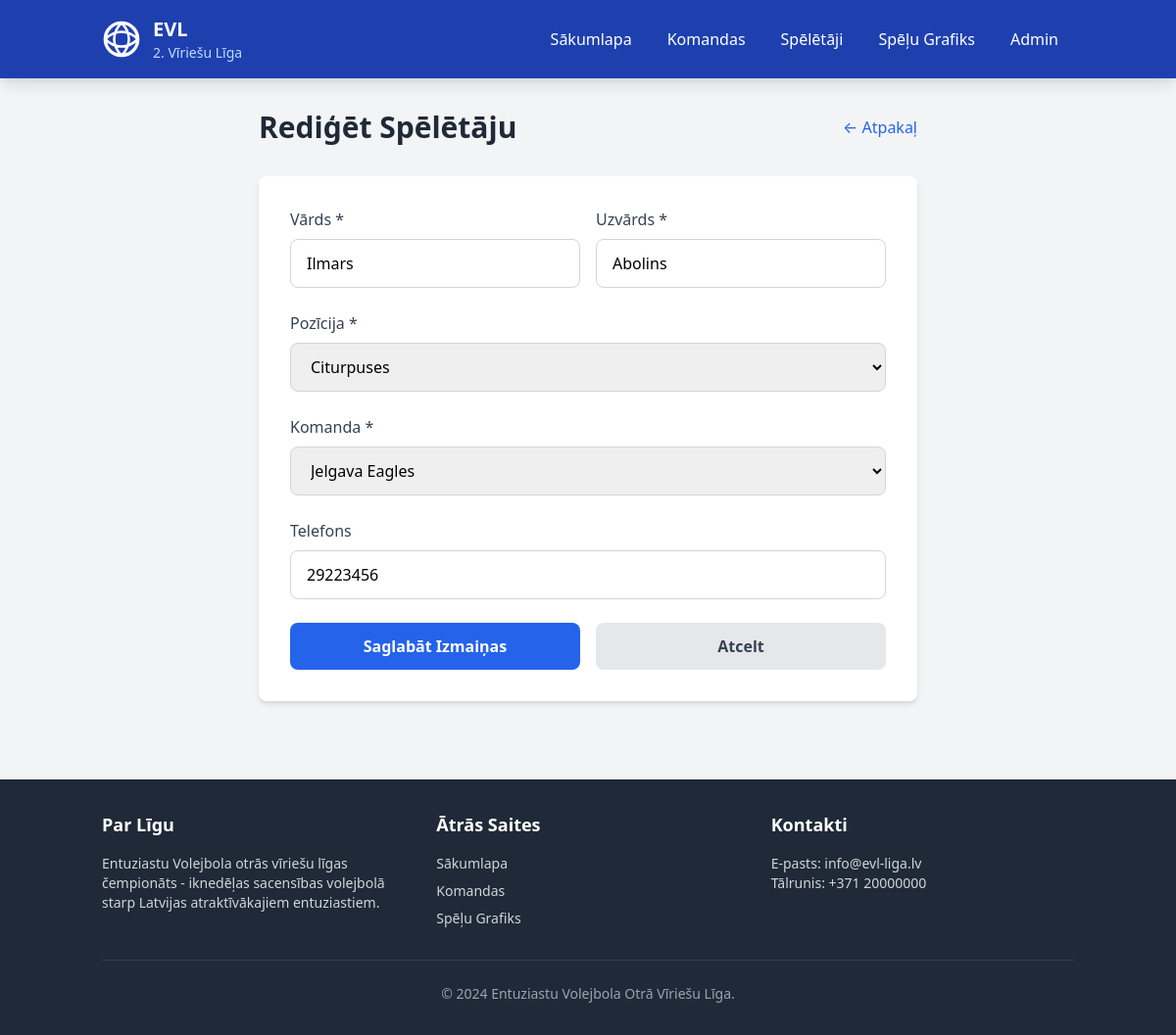
The page /admin/players/edit/11 on the database as committed earlier.
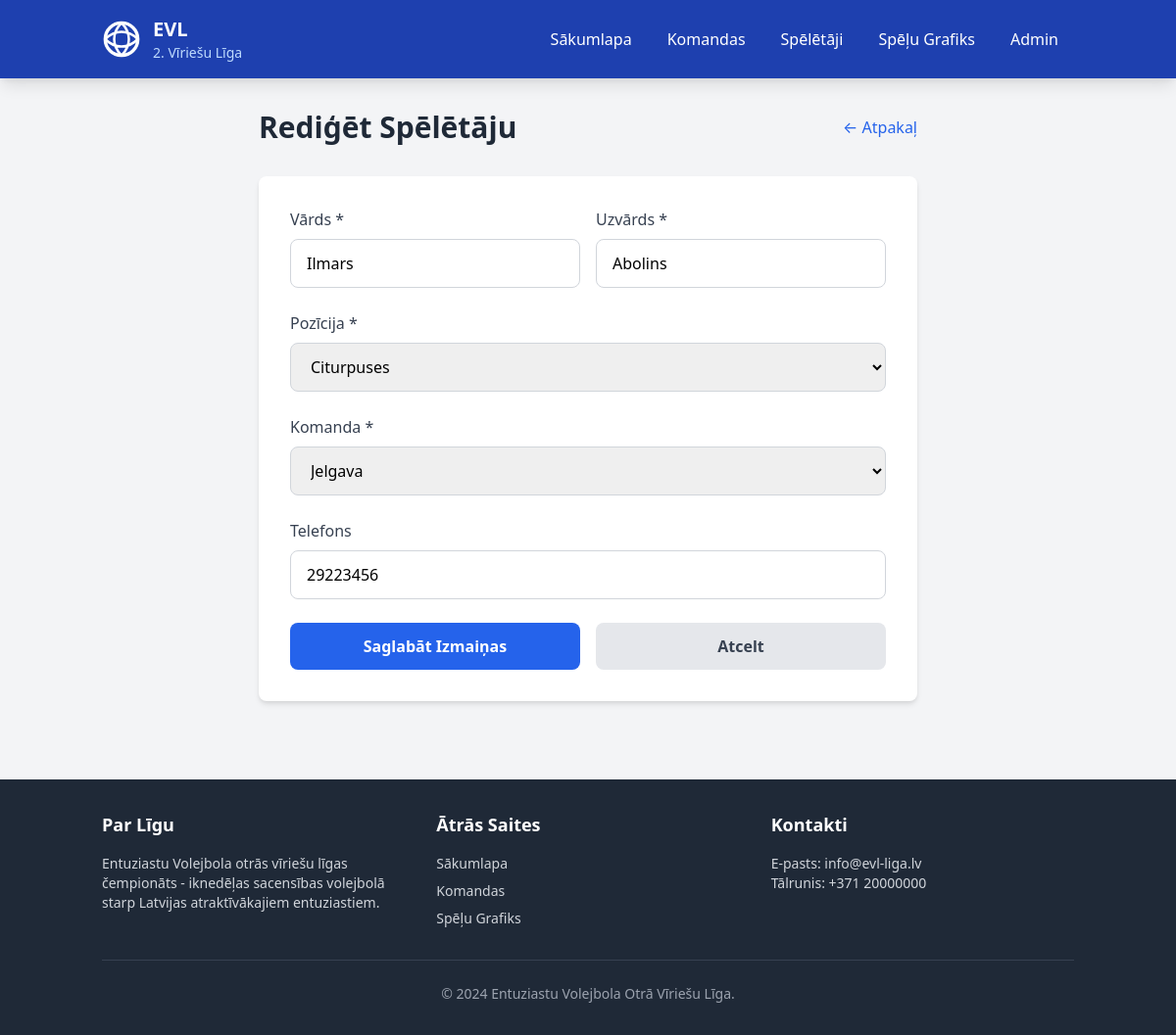
The same page on the database as committed later.
### tables this page shows
CREATE TABLE players (
	id INTEGER PRIMARY KEY AUTOINCREMENT,
	first_name TEXT NOT NULL,
	last_name TEXT NOT NULL,
	"position" TEXT NOT NULL,
	team_id INTEGER,
	phone TEXT,
	CONSTRAINT FK_players_teams FOREIGN KEY (team_id) REFERENCES teams(id)
);

CREATE TABLE teams (
	id INTEGER PRIMARY KEY AUTOINCREMENT,
	name TEXT NOT NULL,
	logo TEXT DEFAULT ('/static/volleyball.svg'),
	played INTEGER DEFAULT (0),
	won INTEGER DEFAULT (0),
	lost INTEGER DEFAULT (0),
	points INTEGER DEFAULT (0),
	sets_won INTEGER DEFAULT (0),
	sets_lost INTEGER DEFAULT (0)
);

### app.py (the view, shortened to what this page needs)
@app.route('/admin/players/edit/<int:id>', methods=['GET', 'POST'])
def edit_player(id):
    conn = get_db_connection()
    player = conn.execute('''
        SELECT p.*, t.name as team_name
        FROM players p
        JOIN teams t ON p.team_id = t.id
        WHERE p.id = ?
    ''', (id,)).fetchone()
    teams_list = conn.execute('SELECT * FROM teams ORDER BY name').fetchall()
    conn.close()
    if player is None:
        flash('Spēlētājs nav atrasts!', 'error')
        return redirect(url_for('admin_players'))
    return render_template('edit_player.html', player=player, teams=teams_list)

### app.py (called while the page is built)
def get_db_connection():
    conn = sqlite3.connect(DATABASE)
    conn.row_factory = sqlite3.Row
    return conn

### templates/edit_player.html (shortened to what this page needs)
{% extends "base.html" %}
{% block content %}
<div class="container mx-auto px-4 py-8">
    <div class="max-w-2xl mx-auto">
        <div class="flex justify-between items-center mb-8">
            <h1 class="text-3xl font-bold text-gray-800">Rediģēt Spēlētāju</h1>
            <a href="{{ url_for('admin_players') }}" class="text-blue-600 hover:text-blue-800">
                ← Atpakaļ
            </a>
        </div>
        <div class="bg-white rounded-lg shadow-md p-8">
            <form method="POST" class="space-y-6">
                <div class="grid grid-cols-1 md:grid-cols-2 gap-4">
                    <div>
                        <label class="block text-gray-700 font-medium mb-2" for="first_name">Vārds *</label>
                        <input type="text" id="first_name" name="first_name" required
                            value="{{ player.first_name }}"
                            class="w-full border border-gray-300 rounded-lg px-4 py-3 focus:ring-2 focus:ring-blue-500 focus:border-blue-500 transition">
                    </div>
                    <div>
                        <label class="block text-gray-700 font-medium mb-2" for="last_name">Uzvārds *</label>
                        <input type="text" id="last_name" name="last_name" required
                            value="{{ player.last_name }}"
                            class="w-full border border-gray-300 rounded-lg px-4 py-3 focus:ring-2 focus:ring-blue-500 focus:border-blue-500 transition">
                    </div>
                </div>
                <div>
                    <label class="block text-gray-700 font-medium mb-2" for="position">Pozīcija *</label>
                    <select id="position" name="position" required
                        class="w-full border border-gray-300 rounded-lg px-4 py-3 focus:ring-2 focus:ring-blue-500 focus:border-blue-500 transition">
                        <option value="Citurpuses" {% if player.position == 'Citurpuses' %}selected{% endif %}>Citurpuses</option>
                    </select>
                </div>
                <div>
                    <label class="block text-gray-700 font-medium mb-2" for="team_id">Komanda *</label>
                    <select id="team_id" name="team_id" required
                        class="w-full border border-gray-300 rounded-lg px-4 py-3 focus:ring-2 focus:ring-blue-500 focus:border-blue-500 transition">
                        {% for team in teams %}
                        <option value="{{ team.id }}" {% if player.team_id == team.id %}selected{% endif %}>
                            {{ team.name }}
                        </option>
                        {% endfor %}
                    </select>
                </div>
                <div>
                    <label class="block text-gray-700 font-medium mb-2" for="phone">Telefons</label>
                    <input type="text" id="phone" name="phone"
                        value="{{ player.phone or '' }}"
                        class="w-full border border-gray-300 rounded-lg px-4 py-3 focus:ring-2 focus:ring-blue-500 focus:border-blue-500 transition">
                </div>
                <div class="flex space-x-4">
                    <button type="submit" class="flex-1 bg-blue-600 hover:bg-blue-700 text-white font-bold py-3 px-6 rounded-lg transition">
                        Saglabāt Izmaiņas
                    </button>
                    <a href="{{ url_for('admin_players') }}"
                        class="flex-1 bg-gray-200 hover:bg-gray-300 text-gray-700 font-bold py-3 px-6 rounded-lg text-center transition">
                        Atcelt
                    </a>
                </div>
            </form>
        </div>
    </div>
</div>
{% endblock %}

Rows that differ between the two databases and show on the page:
changed through a linked row, players "Ilmars": team_id "Jelgava Eagles" → "Jelgava"
